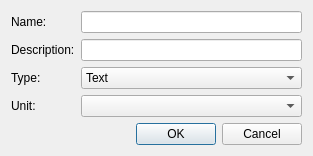
<?xml version="1.0" encoding="UTF-8"?>
<ui version="4.0">
 <class>EditAttributeDialog</class>
 <widget class="QDialog" name="EditAttributeDialog">
  <property name="geometry">
   <rect>
    <x>0</x>
    <y>0</y>
    <width>313</width>
    <height>131</height>
   </rect>
  </property>
  <property name="windowTitle">
   <string>Add Attribute</string>
  </property>
  <layout class="QVBoxLayout" name="verticalLayout">
   <item>
    <layout class="QFormLayout" name="formLayout">
     <item row="0" column="0">
      <widget class="QLabel" name="label">
       <property name="text">
        <string>Name:</string>
       </property>
      </widget>
     </item>
     <item row="0" column="1">
      <widget class="QLineEdit" name="nameEditor"/>
     </item>
     <item row="1" column="0">
      <widget class="QLabel" name="label_3">
       <property name="text">
        <string>Description:</string>
       </property>
      </widget>
     </item>
     <item row="1" column="1">
      <widget class="QLineEdit" name="descriptionEditor"/>
     </item>
     <item row="2" column="1">
      <widget class="QComboBox" name="typeCombo">
       <item>
        <property name="text">
         <string>Text</string>
        </property>
       </item>
       <item>
        <property name="text">
         <string>Integer</string>
        </property>
       </item>
       <item>
        <property name="text">
         <string>Percentage</string>
        </property>
       </item>
      </widget>
     </item>
     <item row="2" column="0">
      <widget class="QLabel" name="label_2">
       <property name="text">
        <string>Type:</string>
       </property>
      </widget>
     </item>
     <item row="3" column="0">
      <widget class="QLabel" name="label_4">
       <property name="text">
        <string>Unit:</string>
       </property>
      </widget>
     </item>
     <item row="3" column="1">
      <widget class="QComboBox" name="unitCombo"/>
     </item>
    </layout>
   </item>
   <item>
    <widget class="QDialogButtonBox" name="buttonBox">
     <property name="orientation">
      <enum>Qt::Horizontal</enum>
     </property>
     <property name="standardButtons">
      <set>QDialogButtonBox::Cancel|QDialogButtonBox::Ok</set>
     </property>
    </widget>
   </item>
  </layout>
 </widget>
 <resources/>
 <connections>
  <connection>
   <sender>buttonBox</sender>
   <signal>accepted()</signal>
   <receiver>EditAttributeDialog</receiver>
   <slot>accept()</slot>
   <hints>
    <hint type="sourcelabel">
     <x>185</x>
     <y>111</y>
    </hint>
    <hint type="destinationlabel">
     <x>14</x>
     <y>72</y>
    </hint>
   </hints>
  </connection>
  <connection>
   <sender>buttonBox</sender>
   <signal>rejected()</signal>
   <receiver>EditAttributeDialog</receiver>
   <slot>reject()</slot>
   <hints>
    <hint type="sourcelabel">
     <x>258</x>
     <y>109</y>
    </hint>
    <hint type="destinationlabel">
     <x>242</x>
     <y>68</y>
    </hint>
   </hints>
  </connection>
 </connections>
</ui>
